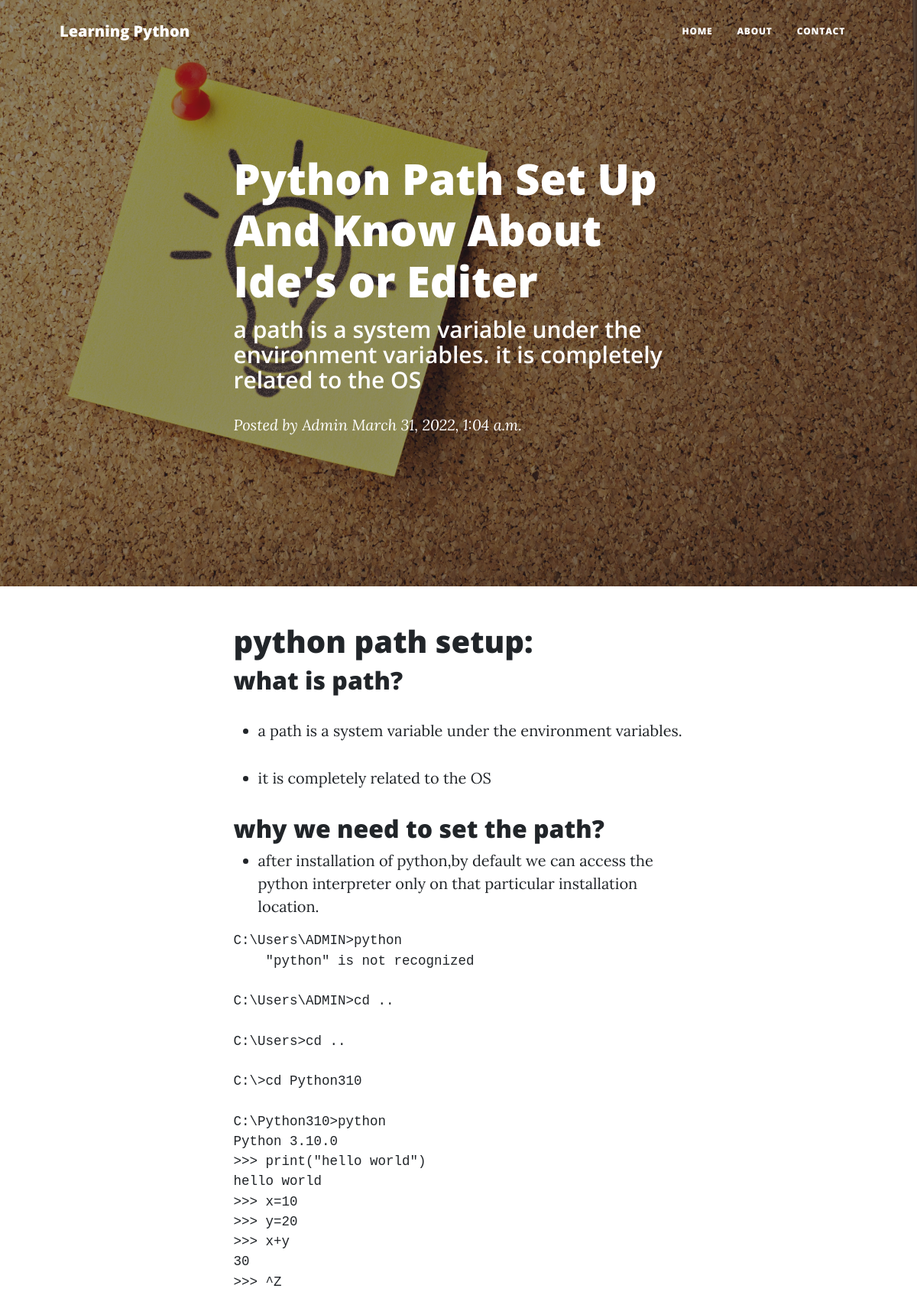
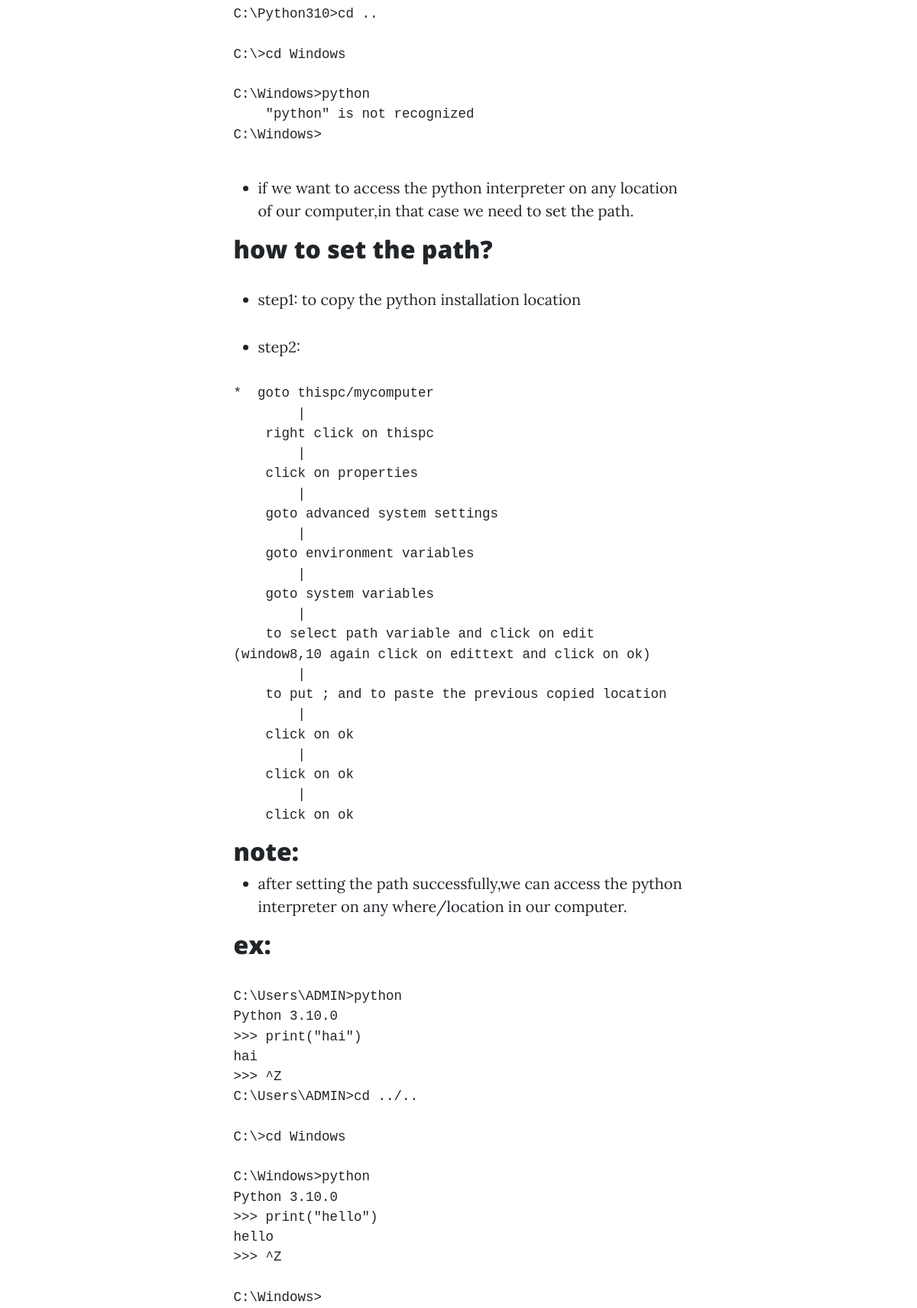
/post/posts-of-blog-4 (upper part), run on the app's committed database (2 pictures, top to bottom).
### blog/models.py (models this page shows, shortened)
class Posts(models.Model):
    title = models.CharField(max_length=255)
    slug = models.SlugField(max_length=255)
    sub_title = models.TextField()
    post = models.TextField()
    date = models.DateTimeField(auto_now=True)

### blog/views.py (the view)
# urls.py: path('post/<str:slug>',post,name='post'),
def post(req,slug):
    posts = Posts.objects.all().filter(slug = slug)
    context = {"blog_name":"Learning Python",
               "posts":posts,
               "linkdin_link" : "https://linkedin.com/in/shishir-patel-95a655180",
               "git_link" : "https://github.com/Shishir364",
               "tut_link" : ""
               }
    return render(req , "post.html",context)

### blog/templatetags/markdown_extras.py (called while the page is built)
@register.filter()
@stringfilter
def markdown(value):
    return md.markdown(value, extensions=['markdown.extensions.fenced_code'])

### blog/templates/post.html
{% extends 'base.html' %}
{% block content %}
{% load markdown_extras %}
        {% load static %}
        <header class="masthead" style='background-image: url("{% static 'img/post.jpg' %}")'>
            <div class="container position-relative px-4 px-lg-5">
                <div class="row gx-4 gx-lg-5 justify-content-center">
                    <div class="col-md-10 col-lg-8 col-xl-7">
                        {% for post in posts  %}
                        <div class="post-heading">
                            <h1>{{post.title}}</h1>
                            <h2 class="subheading">{{post.sub_title}}</h2>
                            <span class="meta">
                                Posted by
                                <a href="#!">Admin</a>
                                {{post.date}}
                            </span>
                        </div>
                    </div>
                </div>
            </div>
        </header>
        <article class="mb-4">
            <div class="container px-4 px-lg-5">
                <div class="row gx-4 gx-lg-5 justify-content-center">
                    <div class="col-md-10 col-lg-8 col-xl-7">
                        {{post.post| markdown | safe }}
                    </div>
                </div>
            </div>
        </article>
        {% endfor %}
       {% endblock %}

### data on the page
Posts: title "Python Path Set Up And Know About Ide's or Editer", sub_title "a path is a system variable under the environment variables. it is completely related to the OS", date "March 31, 2022, 1:04 a.m.", post "python path setup: what is path? a path is a system variable under the environment variables. it is completely related to the OS why we need to set the path? after installation of python,by default we can access the python interpreter only on that particular installation location. C:\\Users\\ADMIN>python \"python\" is not recognized C:\\Users\\ADMIN>cd .. C:\\Users>cd .. C:\\>cd Python310 C:\\Python310>python Python 3.10.0 >>> print(\"hello world\") hello world >>> x=10 >>> y=20 >>> x+y 30 >>> ^Z C:\\Python310>cd .. C:\\>cd Windows C:\\Windows>python \"python\" is not recognized C:\\Windows> if we want to access the python interpreter on any location of our computer,in that case we need to set the path. how…"

### other printed values
{{ blog_name }} "Learning Python"
